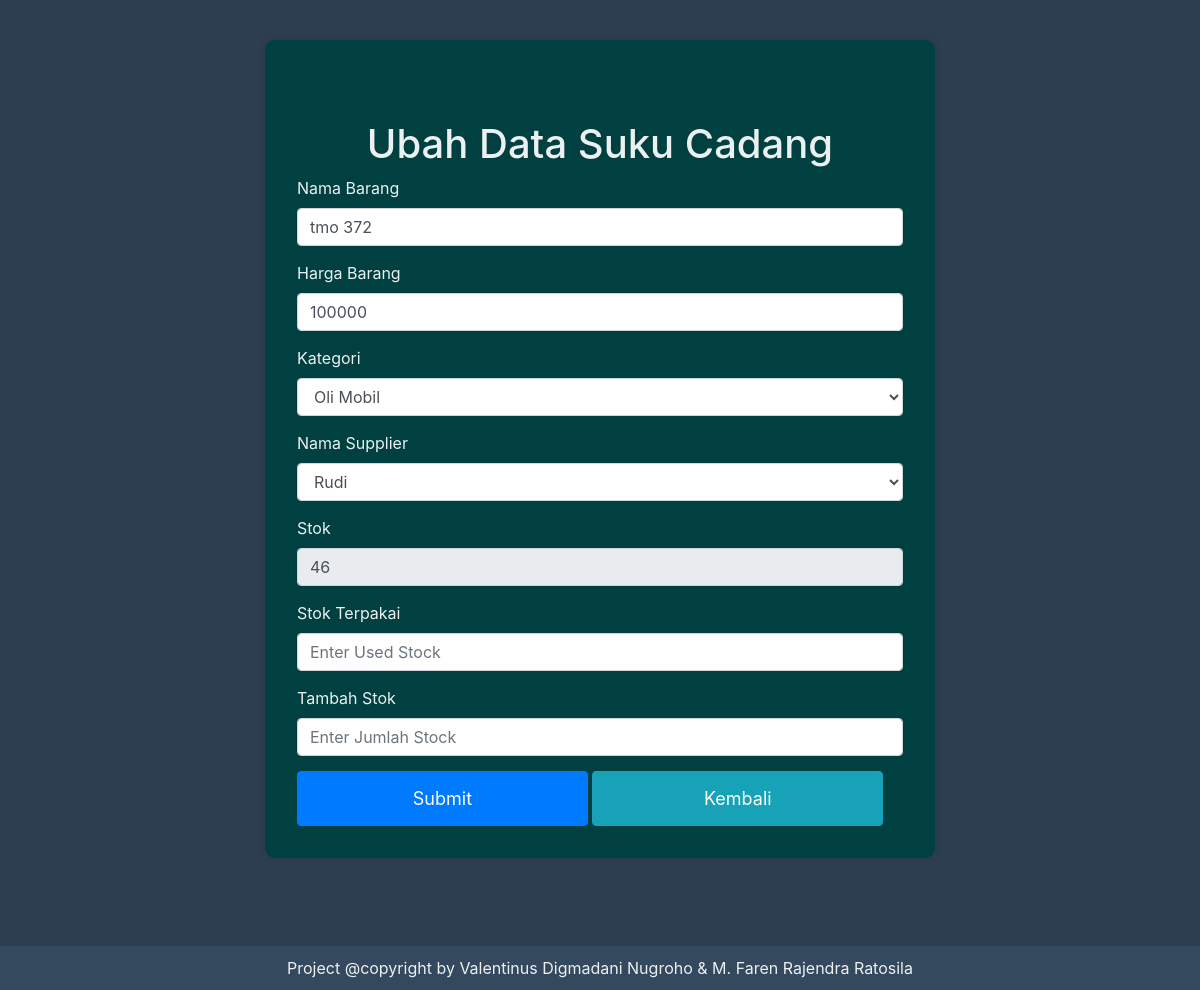
Page /update.php?id=20 (signed in) on the earlier database version.
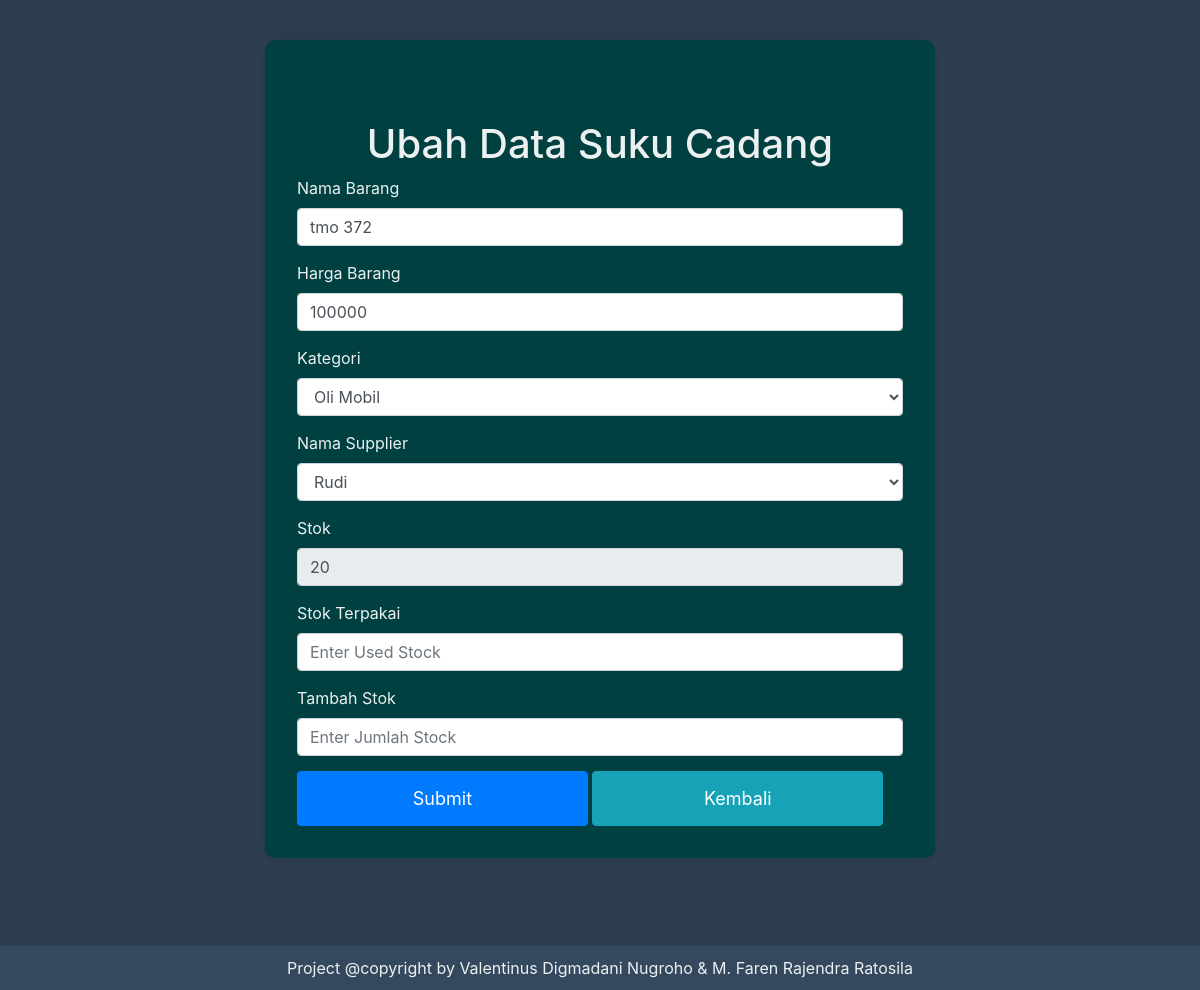
Same page on the later database version.
### tables this page shows
CREATE TABLE `products` (
  `id` int(11) NOT NULL,
  `name` varchar(100) DEFAULT NULL,
  `price` decimal(10,0) DEFAULT NULL,
  `id_category` int(11) NOT NULL,
  `id_supplier` int(11) NOT NULL,
  `stock` varchar(10) DEFAULT NULL,
  `created_at` datetime DEFAULT NULL,
  `updated_at` datetime DEFAULT NULL,
  `deleted_at` datetime DEFAULT NULL
);

### config_db.php (called while the page is built, shortened)
<?php
class ConfigDB
{
    private $host = 'localhost';
    private $db_name = 'database_bengkel';
    private $username = 'root';
    private $password = '';
    private $conn;
    public function connect()
    {
        $this->conn = new mysqli($this->host, $this->username, $this->password, $this->db_name);
        return $this->conn;
    }
    public function select($table, $where = [])
    {
        $query = "SELECT id, name, price, id_category,id_supplier, stock, deleted_at FROM $table where deleted_at is null";
        foreach ($where as $key => $value) {
            $query .= " $key '$value'";
        }
        $result = $this->conn->query($query);
        $data = [];
        if ($result->num_rows > 0) {
            while ($row = $result->fetch_assoc()) {
                $data[] = $row;
            }
        }
        return $data;
    }
}

### update.php (the view, shortened to what the changed rows need)
<!doctype html>
<html lang="en">
<head>
    <link rel="stylesheet" href="https://stackpath.bootstrapcdn.com/bootstrap/4.5.2/css/bootstrap.min.css">
</head>
<body>
    <?php
        require_once 'config_db.php';
        $db = new ConfigDB();
        $conn = $db->connect();
        $result = [];
        if ($_SERVER['REQUEST_METHOD'] == 'POST') {
            $conn->begin_transaction();
            try {
                $name = Trim(Htmlentities($_POST['name']));
                $price = $_POST['price'];
                $category = $_POST['id'];
                $supplier = $_POST['id_supplier'];
                $stock = $_POST['stock'];
                $used_stock = $_POST['used_stock'];
                $add_stock = $_POST['add_stock'];
                $query = "SELECT stock FROM products WHERE id = ?";
                $stmt = $conn->prepare($query);
                $stmt->bind_param("i", $_GET['id']);
                $stmt->execute();
                $stmt->bind_result($current_stock);
                $stmt->fetch();
                $stmt->close();
                $new_stock = $current_stock;
                if ($used_stock > 0) {
                    $new_stock -= $used_stock;
                }
                if ($add_stock > 0) {
                    $new_stock += $add_stock;
                }
                $query = "UPDATE products SET name = ?, price = ?, id_category = ?, id_supplier = ?, stock = ? WHERE id = ?";
                $stmt = $conn->prepare($query);
                $stmt->bind_param("sdiiii", $name, $price, $category, $supplier, $new_stock, $_GET['id']);
                if ($stmt->execute()) {
                    $conn->commit();
                    echo "<div class='alert alert-success mt-3' role='alert'>Data updated successfully. Stock adjusted.</div>";
                } else {
                    $conn->rollback();
                    echo "<div class='alert alert-danger mt-3' role='alert'>Error updating data</div>";
                }
                $stmt->close();
                $result = $db->select("products", ['AND id=' => $_GET['id']]);
            } catch (Exception $e) {
                $conn->rollback();
                echo "<div class='alert alert-danger mt-3' role='alert'>Error: " . $e->getMessage() . "</div>";
            }
        } else {
            $result = $db->select("products", ['AND id=' => $_GET['id']]);
        }
    ?>
    <div class="container">
        <h1 class="text-center mt-5">Ubah Data Suku Cadang</h1>
        <form action="" method="post">
            <div class="form-group">
                <label for="nameInput">Nama Barang</label>
                <input type="text" class="form-control" id="nameInput" name="name" placeholder="Enter Name" required value="<?php echo isset($result[0]['name']) ? $result[0]['name'] : '' ?>">
            </div>
            <div class="form-group">
                <label for="priceInput">Harga Barang</label>
                <input type="number" class="form-control" id="priceInput" name="price" placeholder="Enter Price" required value="<?php echo isset($result[0]['price']) ? $result[0]['price'] : '' ?>">
            </div>
            <div class="form-group">
                <label for="stockInput">Stok</label>
                <input type="number" class="form-control" id="stockInput" name="stock" placeholder="Enter Stock" required readonly value="<?php echo isset($result[0]['stock']) ? $result[0]['stock'] : '' ?>">
            </div>
        </form>
    </div>
</body>
</html>

Differences in the rows shown:
changed products "tmo 372": stock "46" → "20"
